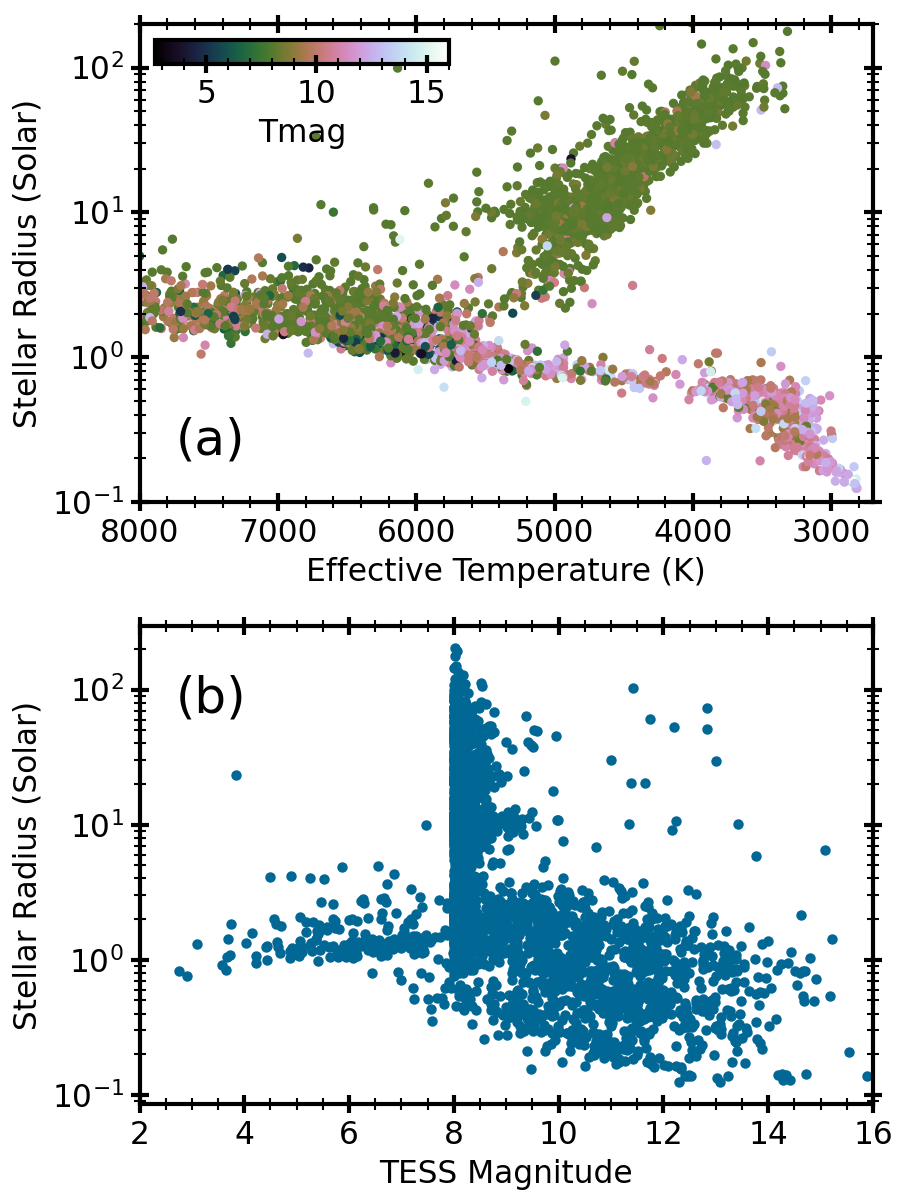

Recreate this plot in Python.
import matplotlib.pyplot as plt
import numpy as np
from astropy.io import ascii
import matplotlib.gridspec as gridspec
from mpl_toolkits.axes_grid1.inset_locator import inset_axes

plt.rcParams['xtick.major.size'] = 9
plt.rcParams['xtick.major.width'] = 2
plt.rcParams['xtick.minor.size'] = 6
plt.rcParams['xtick.minor.width'] = 1
plt.rcParams['ytick.major.size'] = 9
plt.rcParams['ytick.major.width'] = 2
plt.rcParams['ytick.minor.size'] = 6
plt.rcParams['ytick.minor.width'] = 1
plt.rcParams['axes.linewidth'] = 2
plt.rcParams['font.size']=15
plt.rcParams['mathtext.default']='regular'
plt.rcParams['lines.markersize']=8
plt.rcParams['xtick.major.pad']='3'
plt.rcParams['ytick.major.pad']='3'
plt.rcParams['ytick.minor.visible'] = 'True'
plt.rcParams['xtick.minor.visible'] = 'True'
plt.rcParams['xtick.direction'] = 'inout'
plt.rcParams['ytick.direction'] = 'inout'
plt.rcParams['ytick.right'] = 'True'
plt.rcParams['xtick.top'] = 'True'

# use a color-blind friendly palette
# orange, red, light blue, dark blue
colors=['#FF9408','#DC4D01','#00A9E0','#016795']

#dat=ascii.read('sample/scatter10.csv')
dat=ascii.read('data/scatter-all.csv')

ix,un=np.unique(dat['ticids'],return_index=True)
dat=dat[un]

plt.ion()
plt.clf()

fig = plt.figure(figsize=(6, 8))

upl=16

plt.clf()
gs = gridspec.GridSpec(2, 1)

ax0 = plt.subplot(gs[0, 0])
plt.scatter(dat['teff'],dat['rad'],c=dat['tmags'],marker='o',alpha=1., vmax=upl, cmap='cubehelix',s=12, rasterized=True)
#plt.legend(loc='best')
#plt.plot([8000,4000],[5,3.4],ls='dashed',color='royalblue')
plt.xlim([8000,2700])
plt.ylim([0.1,200])
plt.xlabel('Effective Temperature (K)')
plt.ylabel('Stellar Radius (Solar)')
plt.yscale('log')
plt.annotate("(a)", xy=(0.05, 0.1), xycoords="axes fraction",fontsize=24,color='black')
cbaxes = inset_axes(ax0, width="40%", height="5%", loc=2) 
plt.colorbar(cax=cbaxes, orientation='horizontal', label='Tmag')

ax1 = plt.subplot(gs[1, 0])
um=np.where(dat['teff'] < 8000.)[0]
plt.semilogy(dat['tmags'][um],dat['rad'][um],'.',color=colors[3], rasterized=True)
plt.xlabel('TESS Magnitude')
plt.ylabel('Stellar Radius (Solar)')
plt.xlim([2,16])
plt.annotate("(b)", xy=(0.05, 0.82), xycoords="axes fraction",fontsize=24,color='black')

plt.subplots_adjust(wspace=0.20,hspace=0.26,left=0.155,right=0.97,bottom=0.08,top=0.98)

plt.savefig('fig1.png',dpi=150)


#plt.savefig('fig-hrd-all-v2.png',dpi=150)

